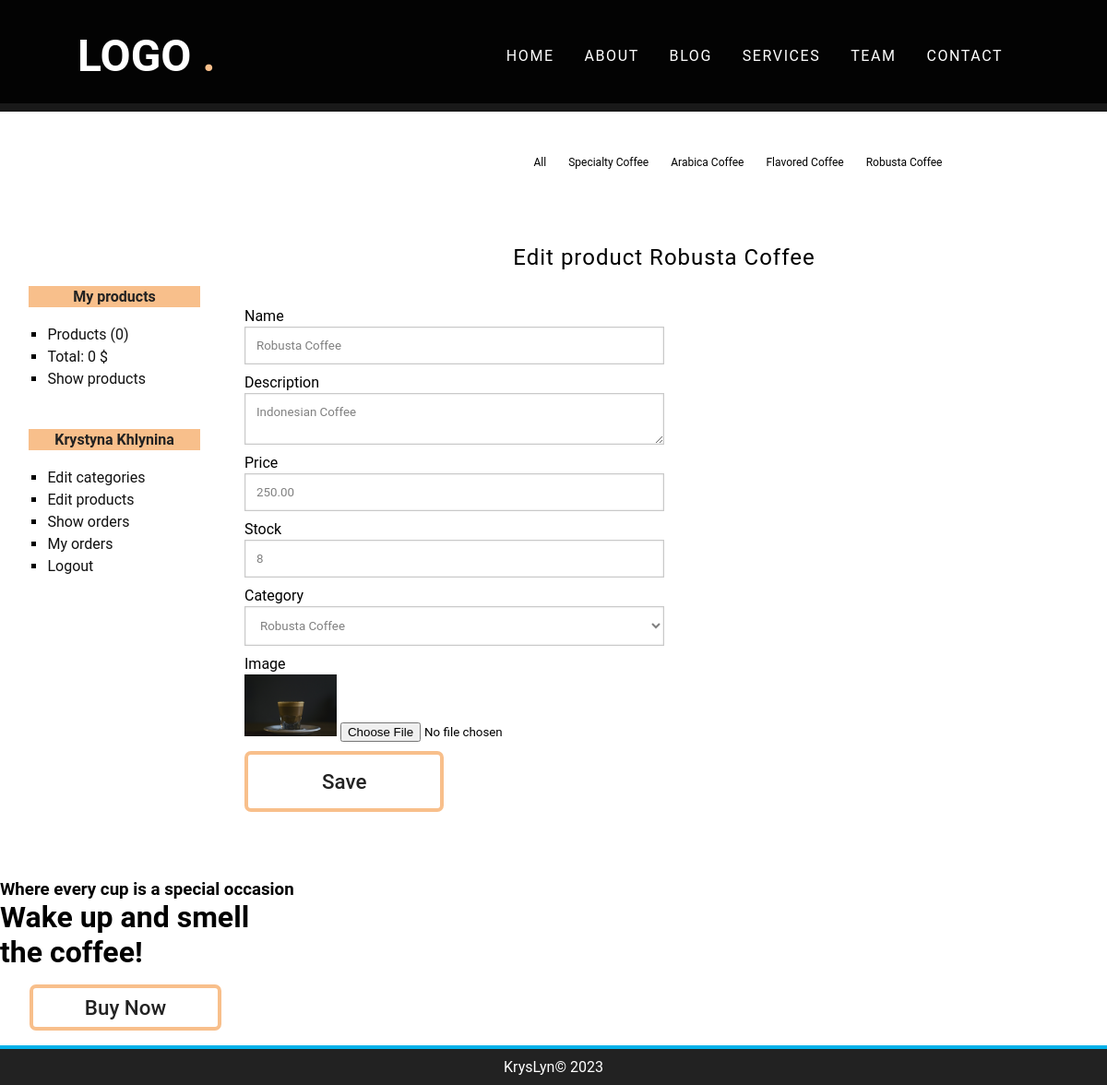
The app's page /producto/editar&id=6 (signed in), older data.
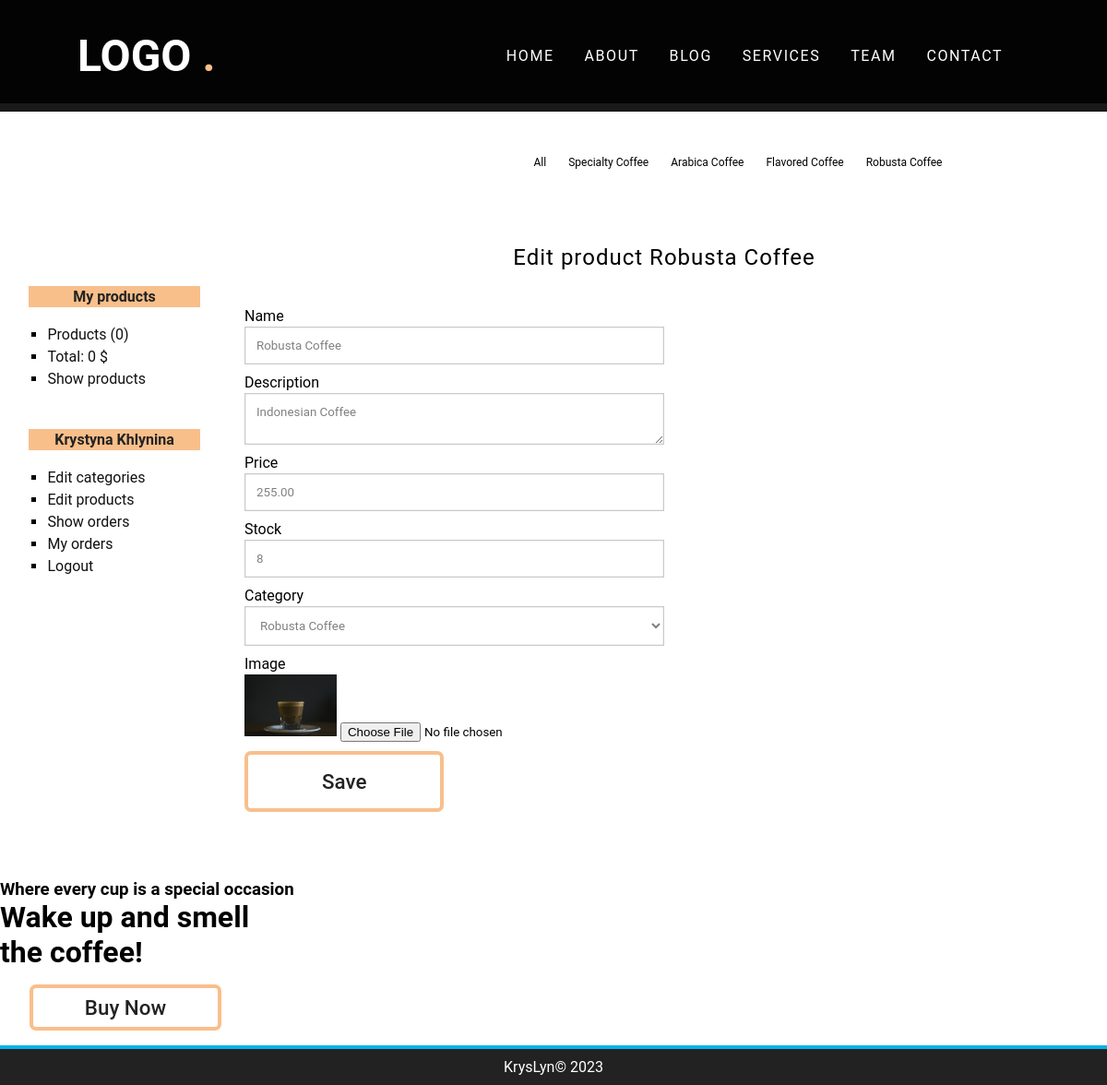
The same page, newer data.
### tables this page shows
CREATE TABLE `productos` (
  `id` int(255) NOT NULL,
  `categoria_id` int(255) NOT NULL,
  `nombre` varchar(100) NOT NULL,
  `descripcion` text DEFAULT NULL,
  `precio` float(100,2) NOT NULL,
  `stock` int(255) NOT NULL,
  `oferta` varchar(2) DEFAULT NULL,
  `fecha` date NOT NULL,
  `imagen` varchar(255) DEFAULT NULL
);

CREATE TABLE `categorias` (
  `id` int(255) NOT NULL,
  `nombre` varchar(100) NOT NULL
);

### config/db.php (called while the page is built)
<?php
class Database{
	public static function connect(){
		$db = new mysqli('localhost', 'root', '', 'tienda_master');
		$db->query("SET NAMES 'utf8'");
		return $db;
	}
}

### models/producto.php (called while the page is built, shortened)
<?php
class Producto{
	private $id;
	private $db;
	public function __construct() {
		$this->db = Database::connect();
	}
	function getId() {
		return $this->id;
	}
	function setId($id) {
		$this->id = $id;
	}
	public function getOne(){
		$producto = $this->db->query("SELECT * FROM productos WHERE id = {$this->getId()}");
		return $producto->fetch_object();
	}
}

### helpers/utils.php (called while the page is built, shortened)
<?php
class Utils{
	public static function showCategorias(){
		require_once 'models/categoria.php';
		$categoria = new Categoria();
		$categorias = $categoria->getAll();
		return $categorias;
	}
}

### models/categoria.php (called while the page is built, shortened)
<?php
class Categoria{
	private $db;
	public function __construct() {
		$this->db = Database::connect();
	}
	public function getAll(){
		$categorias = $this->db->query("SELECT * FROM categorias ORDER BY id DESC;");
		return $categorias;
	}
}

### views/producto/crear.php (the view)
<?php if(isset($edit) && isset($pro) && is_object($pro)): ?>
	<h1>Edit product <?=$pro->nombre?></h1>
	<?php $url_action = base_url."producto/save&id=".$pro->id; ?>
<?php else: ?>
	<h1>Create new product</h1>
	<?php $url_action = base_url."producto/save"; ?>
<?php endif; ?>
<div class="form_container">
	<form action="<?=$url_action?>" method="POST" enctype="multipart/form-data">
		<label for="nombre">Name</label>
		<input type="text" name="nombre" value="<?=isset($pro) && is_object($pro) ? $pro->nombre : ''; ?>"/>
		<label for="descripcion">Description</label>
		<textarea name="descripcion"><?=isset($pro) && is_object($pro) ? $pro->descripcion : ''; ?></textarea>
		<label for="precio">Price</label>
		<input type="text" name="precio" value="<?=isset($pro) && is_object($pro) ? $pro->precio : ''; ?>"/>
		<label for="stock">Stock</label>
		<input type="number" name="stock" value="<?=isset($pro) && is_object($pro) ? $pro->stock : ''; ?>"/>
		<label for="categoria">Category</label>
		<?php $categorias = Utils::showCategorias(); ?>
		<select name="categoria">
			<?php while ($cat = $categorias->fetch_object()): ?>
				<option value="<?= $cat->id ?>" <?=isset($pro) && is_object($pro) && $cat->id == $pro->categoria_id ? 'selected' : ''; ?>>
					<?= $cat->nombre ?>
				</option>
			<?php endwhile; ?>
		</select>
		<label for="imagen">Image</label>
		<?php if(isset($pro) && is_object($pro) && !empty($pro->imagen)): ?>
			<img src="<?=base_url?>uploads/images/<?=$pro->imagen?>" class="thumb"/>
		<?php endif; ?>
		<input type="file" name="imagen" />
		<input type="submit" value="Save" />
	</form>
</div>

Row changes from the older to the newer data that the page shows:
changed productos "Robusta Coffee": precio "250.00" → "255.00"
